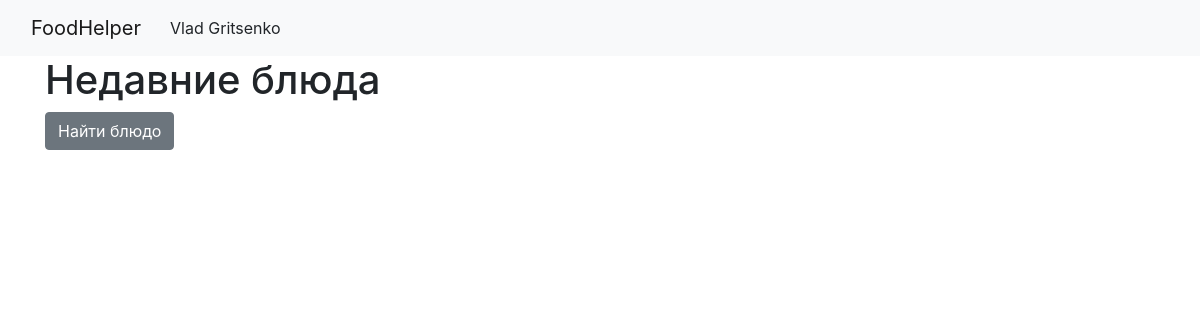
Page / (signed in) on the earlier database version.
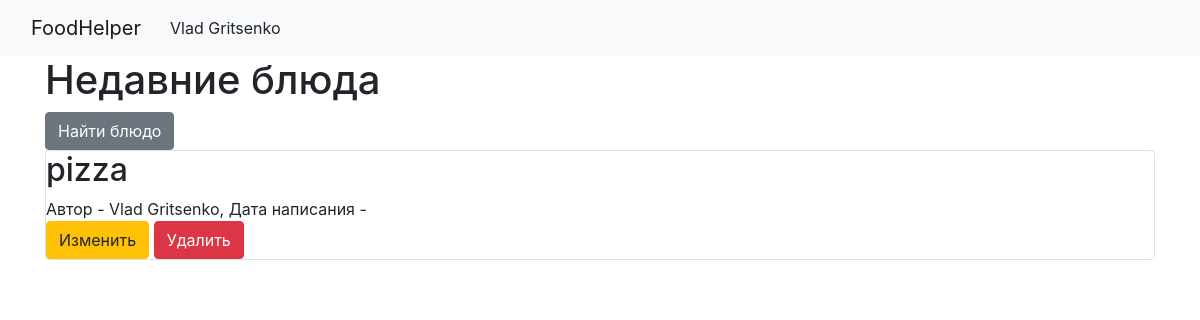
Same page on the later database version.
### data/users.py (models this page shows, shortened)
class User(SqlAlchemyBase, UserMixin):
    __tablename__ = 'users'
    id = sqlalchemy.Column(sqlalchemy.Integer, primary_key=True, autoincrement=True)
    name = sqlalchemy.Column(sqlalchemy.String, nullable=True)
    about = sqlalchemy.Column(sqlalchemy.String, nullable=True)
    email = sqlalchemy.Column(sqlalchemy.String, index=True, unique=True, nullable=True)
    hashed_password = sqlalchemy.Column(sqlalchemy.String, nullable=True)
    created_date = sqlalchemy.Column(sqlalchemy.DateTime, default=datetime.datetime.now)
    news = orm.relationship("Dishes", back_populates='user')

### data/dishes.py (models this page shows)
class Dishes(SqlAlchemyBase):
    __tablename__ = 'dishes'
    id = sqlalchemy.Column(sqlalchemy.Integer,
                           primary_key=True, autoincrement=True)
    title = sqlalchemy.Column(sqlalchemy.String, nullable=True)
    calories = sqlalchemy.Column(sqlalchemy.String, nullable=True)
    size = sqlalchemy.Column(sqlalchemy.String, nullable=True)
    protein = sqlalchemy.Column(sqlalchemy.String, nullable=True)
    sodium = sqlalchemy.Column(sqlalchemy.String, nullable=True)
    potassium = sqlalchemy.Column(sqlalchemy.String, nullable=True)
    cholesterol = sqlalchemy.Column(sqlalchemy.String, nullable=True)
    carbohydrates_total = sqlalchemy.Column(sqlalchemy.String, nullable=True)
    fiber = sqlalchemy.Column(sqlalchemy.String, nullable=True)
    sugar = sqlalchemy.Column(sqlalchemy.String, nullable=True)
    is_private = sqlalchemy.Column(sqlalchemy.Boolean, default=True)
    user_id = sqlalchemy.Column(sqlalchemy.Integer,
                                sqlalchemy.ForeignKey("users.id"))
    user = orm.relationship('User')

### main.py (the view)
@app.route("/")
def index():
    db_sess = db_session.create_session()
    news = db_sess.query(Dishes).filter(Dishes.is_private != True)
    if current_user.is_authenticated:
        news = db_sess.query(Dishes).filter(
            (Dishes.user == current_user) | (Dishes.is_private != True))
    else:
        news = db_sess.query(Dishes).filter(Dishes.is_private != True)
    return render_template("index.html", news=news)

### data/db_session.py (called while the page is built)
def create_session() -> Session:
    global __factory
    return __factory()

### main.py (called while the page is built)
@login_manager.user_loader
def load_user(user_id):
    db_sess = db_session.create_session()
    return db_sess.query(User).get(user_id)

### templates/index.html (shortened to what this page needs)
{% extends "base.html" %}
{% block content %}
<h1>Недавние блюда</h1>
    <a href="search_dish" class="btn btn-secondary">Найти блюдо</a>
{% for item in news%}
<div class="col-md6 border rounded">
    <h2>{{item.title}}</h2>
    <div>
        Автор - {{item.user.name}}, Дата написания - {{item.created_date}}
    </div>
    {% if current_user.is_authenticated and current_user == item.user %}
    <div>
        <a href="/news/{{ item.id }}" class="btn btn-warning">
            Изменить
        </a>
        <a href="/news_delete/{{ item.id }}" class="btn btn-danger">
            Удалить
        </a>
    </div>
{% endif %}
</div>
{% endfor %}
{% endblock %}

### templates/base.html (shortened to what this page needs)
<!doctype html>
<html lang="en">
<head>
    <link rel="stylesheet"
          href="https://stackpath.bootstrapcdn.com/bootstrap/4.4.1/css/bootstrap.min.css"
>
</head>
<body>
<header>
    <nav class="navbar navbar-expand-lg navbar-light bg-light">
        <div class="container-fluid">
        <a class="navbar-brand" href="/">FoodHelper</a>
        {% if current_user.is_authenticated %}
         <div class="collapse navbar-collapse" id="navbarNavLightDropdown">
      <ul class="navbar-nav">
        <li class="nav-item dropdown">
          <button class="btn btn-light dropdown-toggle-end" data-bs-toggle="dropdown" aria-expanded="false">
            {{ current_user.name }}
          </button>
        </li>
      </ul>
    </div>
  </div>
</nav>
{% else %}
    <p>
        <a class="btn btn-primary " href="/register">Зарегистрироваться</a>
        <a class="btn btn-success" href="/login">Войти</a>
    </p>
{% endif %}
</header>
<main role="main" class="container">
    {% block content %}{% endblock %}
</main>
</body>
</html>

Differences in the rows shown:
added Dishes: title "pizza", user.name "Vlad Gritsenko"
